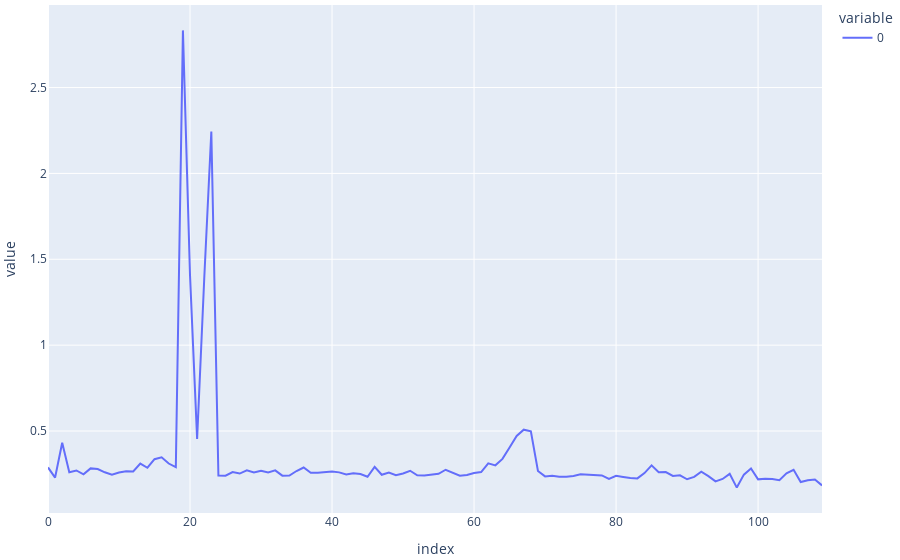

Notebook source saved alongside this figure:
### Code cell
fig = px.line(selected_features)
fig.update_layout(
    margin=dict(l=10, r=5, t=5, b=10))
fig.show()
